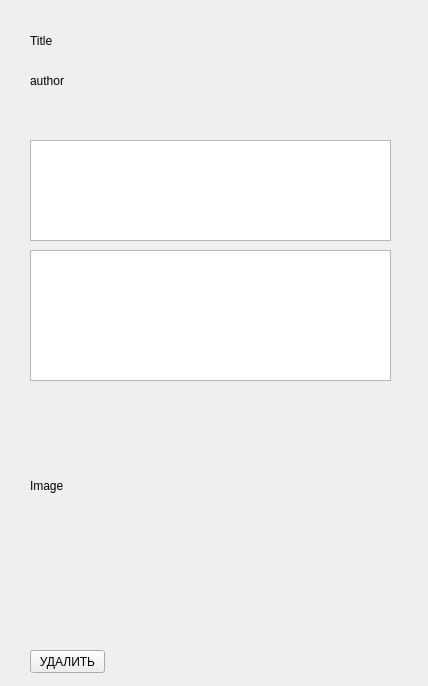
<?xml version="1.0" encoding="UTF-8"?>
<ui version="4.0">
 <class>Form</class>
 <widget class="QWidget" name="Form">
  <property name="geometry">
   <rect>
    <x>0</x>
    <y>0</y>
    <width>428</width>
    <height>686</height>
   </rect>
  </property>
  <property name="windowTitle">
   <string>Form</string>
  </property>
  <widget class="QLabel" name="title">
   <property name="geometry">
    <rect>
     <x>30</x>
     <y>20</y>
     <width>371</width>
     <height>41</height>
    </rect>
   </property>
   <property name="text">
    <string>Title</string>
   </property>
  </widget>
  <widget class="QLabel" name="author">
   <property name="geometry">
    <rect>
     <x>30</x>
     <y>70</y>
     <width>171</width>
     <height>21</height>
    </rect>
   </property>
   <property name="text">
    <string>author</string>
   </property>
  </widget>
  <widget class="QLabel" name="image">
   <property name="geometry">
    <rect>
     <x>30</x>
     <y>380</y>
     <width>371</width>
     <height>211</height>
    </rect>
   </property>
   <property name="text">
    <string>Image</string>
   </property>
  </widget>
  <widget class="QTextBrowser" name="text_description">
   <property name="enabled">
    <bool>true</bool>
   </property>
   <property name="geometry">
    <rect>
     <x>30</x>
     <y>250</y>
     <width>361</width>
     <height>131</height>
    </rect>
   </property>
  </widget>
  <widget class="QTextBrowser" name="characters">
   <property name="geometry">
    <rect>
     <x>30</x>
     <y>140</y>
     <width>361</width>
     <height>101</height>
    </rect>
   </property>
  </widget>
  <widget class="QPushButton" name="delete_btn">
   <property name="geometry">
    <rect>
     <x>30</x>
     <y>650</y>
     <width>75</width>
     <height>23</height>
    </rect>
   </property>
   <property name="text">
    <string>УДАЛИТЬ</string>
   </property>
  </widget>
 </widget>
 <resources/>
 <connections/>
</ui>
